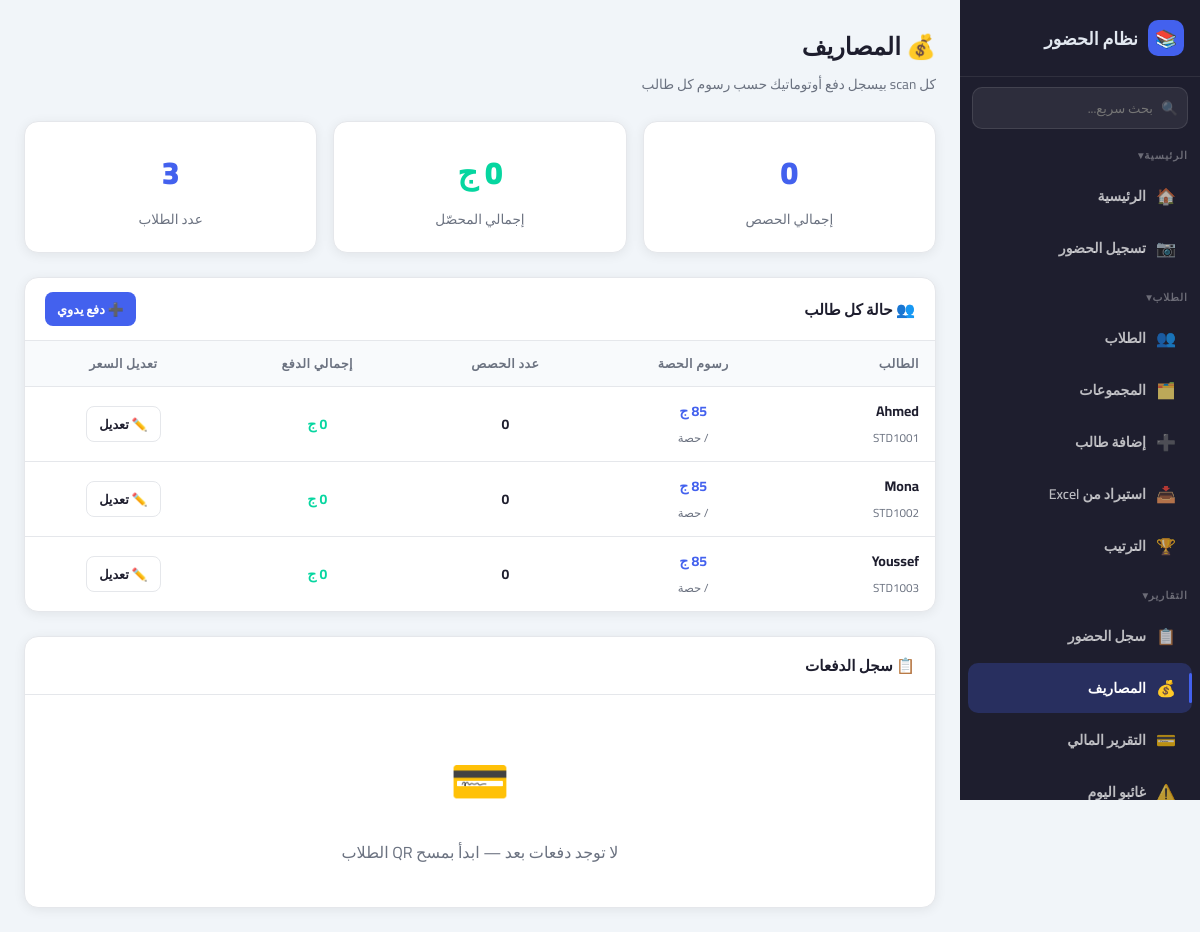
The page /fees on the database its author committed.
### tables this page shows
CREATE TABLE students (
            id INTEGER PRIMARY KEY AUTOINCREMENT,
            name TEXT NOT NULL,
            parent_whatsapp TEXT,
            student_id TEXT NOT NULL UNIQUE
        , session_fee REAL DEFAULT 85, group_id INTEGER, notes TEXT DEFAULT "", sessions_per_week INTEGER DEFAULT 1);

### app.py (the view, shortened to what this page needs)
@app.route('/fees', methods=['GET','POST'])
def fees():
    conn = sqlite3.connect('attendance.db')
    c = conn.cursor()
    c.execute('SELECT id, name, student_id, session_fee FROM students ORDER BY name')
    all_students = c.fetchall()
    students_fees = []
    total_paid_all = 0
    total_sessions_all = 0
    for s in all_students:
        sid = s[2]
        fee = s[3] or 85
        c.execute('SELECT COUNT(*) FROM attendance WHERE student_id=?', (sid,))
        sessions = c.fetchone()[0]
        c.execute('SELECT COALESCE(SUM(amount),0) FROM fees WHERE student_id=?', (sid,))
        paid = c.fetchone()[0]
        total_paid_all += paid
        total_sessions_all += sessions
        students_fees.append({
            'id': s[0], 'name': s[1], 'student_id': sid,
            'session_fee': fee, 'sessions': sessions, 'paid': paid,
        })
    c.execute('''SELECT f.id, s.name, f.student_id, f.amount, f.description, f.created_at
        FROM fees f LEFT JOIN students s ON f.student_id=s.student_id
        ORDER BY f.created_at DESC LIMIT 100''')
    payments = c.fetchall()
    conn.close()
    return render_template('fees.html',
        students_fees=students_fees,
        payments=payments,
        total_paid=total_paid_all,
        total_sessions=total_sessions_all)

### templates/fees.html (shortened to what this page needs)
<!DOCTYPE html>
<html lang="ar" dir="rtl">
<head>
  <link rel="stylesheet" href="{{ url_for('static', filename='style.css') }}">
</head>
<body>
<div class="app-layout">
  {% include 'sidebar.html' %}
  <main class="main-content">
    <div class="topbar">
      <div class="topbar-title">
        <h1>💰 المصاريف</h1>
        <p style="color:var(--gray);">كل scan بيسجل دفع أوتوماتيك حسب رسوم كل طالب</p>
      </div>
    </div>
    <div style="display:grid;grid-template-columns:repeat(3,1fr);gap:16px;margin-bottom:24px;">
      <div class="card">
        <div class="card-body" style="text-align:center;">
          <div style="font-size:2rem;font-weight:900;color:var(--primary);">{{ total_sessions }}</div>
          <div style="color:var(--gray);font-size:0.85rem;margin-top:4px;">إجمالي الحصص</div>
        </div>
      </div>
      <div class="card">
        <div class="card-body" style="text-align:center;">
          <div style="font-size:2rem;font-weight:900;color:var(--success);">{{ total_paid|int }} ج</div>
          <div style="color:var(--gray);font-size:0.85rem;margin-top:4px;">إجمالي المحصّل</div>
        </div>
      </div>
      <div class="card">
        <div class="card-body" style="text-align:center;">
          <div style="font-size:2rem;font-weight:900;color:var(--primary);">{{ students_fees|length }}</div>
          <div style="color:var(--gray);font-size:0.85rem;margin-top:4px;">عدد الطلاب</div>
        </div>
      </div>
    </div>
    <div class="card" style="margin-bottom:24px;">
      <div class="card-header">
        <h2>👥 حالة كل طالب</h2>
        <button class="btn btn-primary btn-sm" onclick="showModal('manualModal')">➕ دفع يدوي</button>
      </div>
      <div class="card-body" style="padding:0;">
        <table>
          <thead>
            <tr>
              <th>الطالب</th>
              <th style="text-align:center;">رسوم الحصة</th>
              <th style="text-align:center;">عدد الحصص</th>
              <th style="text-align:center;">إجمالي الدفع</th>
              <th style="text-align:center;">تعديل السعر</th>
            </tr>
          </thead>
          <tbody>
            {% for s in students_fees %}
            <tr>
              <td>
                <b>{{ s.name }}</b>
                <br><small style="color:var(--gray);">{{ s.student_id }}</small>
              </td>
              <td style="text-align:center;">
                <span style="font-weight:700;color:var(--primary);">{{ s.session_fee|int }} ج</span>
                <br><small style="color:var(--gray);">/ حصة</small>
              </td>
              <td style="text-align:center;font-weight:700;">{{ s.sessions }}</td>
              <td style="text-align:center;font-weight:700;color:var(--success);">{{ s.paid|int }} ج</td>
              <td style="text-align:center;">
                <a href="/edit_student/{{ s.id }}" class="btn btn-outline btn-sm">✏️ تعديل</a>
              </td>
            </tr>
            {% endfor %}
          </tbody>
        </table>
      </div>
    </div>
    <div class="card">
      <div class="card-header"><h2>📋 سجل الدفعات</h2></div>
      <div class="card-body" style="padding:0;">
        {% if payments %}
        <table>
          <thead>
            <tr>
              <th>#</th>
              <th>الطالب</th>
              <th style="text-align:center;">المبلغ</th>
              <th>البيان</th>
              <th>التاريخ</th>
              <th></th>
            </tr>
          </thead>
          <tbody>
            {% for p in payments %}
            <tr>
              <td style="color:var(--gray);">{{ loop.index }}</td>
              <td><b>{{ p[1] }}</b></td>
              <td style="text-align:center;color:var(--success);font-weight:700;">{{ p[3]|int }} ج</td>
              <td>{{ p[4] or '—' }}</td>
              <td style="color:var(--gray);font-size:0.85rem;">{{ p[5] }}</td>
              <td>
                <form method="POST" style="display:inline;"
                  onsubmit="return confirm('حذف هذه الدفعة؟')">
                  <input type="hidden" name="action" value="delete">
                  <input type="hidden" name="id" value="{{ p[0] }}">
                  <button type="submit" class="btn btn-danger btn-sm">🗑</button>
                </form>
              </td>
            </tr>
            {% endfor %}
          </tbody>
        </table>
        {% else %}
        <div class="empty-state">
          <div class="empty-icon">💳</div>
          <p>لا توجد دفعات بعد — ابدأ بمسح QR الطلاب</p>
        </div>
        {% endif %}
      </div>
    </div>
  </main>
</div>
</body>
</html>

### static/style.css (style rules this page uses)
:root { --primary: #4361ee; --primary-light: #818cf8; --success: #06d6a0; --danger: #ef233c; --warning: #fb8500; --dark: #1e1e2e; --gray: #6b7280; --border: #e5e7eb; --white: #ffffff; --light: #f8fafc; --sidebar-w: 240px; --card-shadow: 0 2px 12px rgba(0,0,0,0.07); --radius: 14px; --bg: #f1f5f9; --card-bg: #ffffff; --text: #1e1e2e; --topbar-bg: #ffffff; }
*, *::before, *::after { box-sizing: border-box; margin: 0; padding: 0; }
html { font-size: 16px; }
body { font-family: 'Cairo', sans-serif; background: var(--bg); color: var(--text); min-height: 100vh; transition: background 0.3s, color 0.3s; }
.app-layout { display: flex; min-height: 100vh; }
.main-content { margin-right: var(--sidebar-w); padding: 24px; flex: 1; min-width: 0; }
.topbar { display: flex; justify-content: space-between; align-items: flex-start; margin-bottom: 24px; flex-wrap: wrap; gap: 12px; }
.topbar-title h1 { font-size: 1.5rem; font-weight: 900; }
.topbar-title p { font-size: 0.85rem; color: var(--gray); margin-top: 2px; }
.card { background: var(--card-bg); border-radius: var(--radius); box-shadow: var(--card-shadow); border: 1px solid var(--border); overflow: hidden; }
.card-header { padding: 14px 20px; border-bottom: 1px solid var(--border); display: flex; justify-content: space-between; align-items: center; gap: 10px; }
.card-header h2 { font-size: 0.95rem; font-weight: 700; }
.card-body { padding: 20px; }
.btn { display: inline-flex; align-items: center; gap: 6px; padding: 9px 18px; border-radius: 10px; border: none; cursor: pointer; font-family: 'Cairo', sans-serif; font-size: 0.88rem; font-weight: 700; text-decoration: none; transition: all 0.15s; white-space: nowrap; }
.btn-primary { background: var(--primary); color: white; }
.btn-outline { background: transparent; color: var(--text); border: 1.5px solid var(--border); }
.btn-sm { padding: 5px 12px; font-size: 0.8rem; border-radius: 8px; }
table { width: 100%; border-collapse: collapse; }
th, td { padding: 11px 16px; text-align: right; font-size: 0.875rem; border-bottom: 1px solid var(--border); }
th { font-weight: 700; font-size: 0.78rem; color: var(--gray); text-transform: uppercase; letter-spacing: 0.5px; background: var(--light); }
tr:last-child td { border-bottom: none; }
.empty-state { text-align: center; padding: 40px 20px; color: var(--gray); }
.empty-icon { font-size: 3rem; margin-bottom: 12px; }
.main-content { animation: fadeSlideIn 0.35s ease-out; }
.card { transition: box-shadow 0.2s, transform 0.2s; }
.btn { transition: all 0.15s; }
tr { transition: background 0.1s; }

### rows shown on the page
students: name "Ahmed", student_id "STD1001", session_fee "85", sessions "0", paid "0"
students: name "Mona", student_id "STD1002", session_fee "85", sessions "0", paid "0"
students: name "Youssef", student_id "STD1003", session_fee "85", sessions "0", paid "0"

### other values the page prints
{{ total_sessions }} "0"
{{ total_paid|int }} "0"
{{ students_fees|length }} "3"
